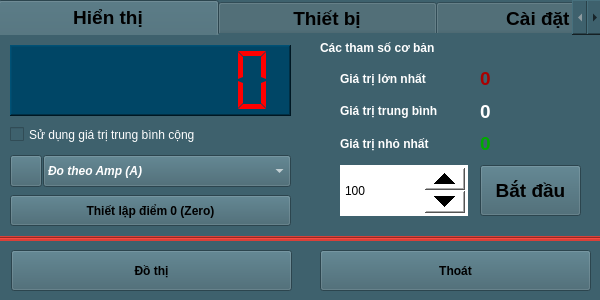
<?xml version="1.0" encoding="UTF-8"?>
<ui version="4.0">
 <class>Sensor_SEN0151</class>
 <widget class="QWidget" name="Sensor_SEN0151">
  <property name="geometry">
   <rect>
    <x>0</x>
    <y>0</y>
    <width>600</width>
    <height>300</height>
   </rect>
  </property>
  <property name="windowTitle">
   <string>Form</string>
  </property>
  <property name="windowIcon">
   <iconset resource="../image.qrc">
    <normaloff>:/image/CUR0151_Icon.jpg</normaloff>:/image/CUR0151_Icon.jpg</iconset>
  </property>
  <property name="styleSheet">
   <string notr="true">background-color: rgb(62, 97, 109);</string>
  </property>
  <widget class="QTabWidget" name="tabWidget">
   <property name="geometry">
    <rect>
     <x>-2</x>
     <y>0</y>
     <width>605</width>
     <height>238</height>
    </rect>
   </property>
   <property name="font">
    <font>
     <pointsize>14</pointsize>
     <weight>75</weight>
     <bold>true</bold>
    </font>
   </property>
   <property name="styleSheet">
    <string notr="true">background-color: rgb(62, 97, 109);</string>
   </property>
   <property name="currentIndex">
    <number>0</number>
   </property>
   <property name="elideMode">
    <enum>Qt::ElideNone</enum>
   </property>
   <widget class="QWidget" name="tab_Infor_4">
    <attribute name="title">
     <string>            Hiển thị            </string>
    </attribute>
    <widget class="QLCDNumber" name="lcdNumber_Value">
     <property name="geometry">
      <rect>
       <x>10</x>
       <y>10</y>
       <width>281</width>
       <height>71</height>
      </rect>
     </property>
     <property name="styleSheet">
      <string notr="true">background-color: rgb(0, 70, 102);
color: rgb(255, 0, 0);</string>
     </property>
     <property name="frameShape">
      <enum>QFrame::WinPanel</enum>
     </property>
     <property name="lineWidth">
      <number>1</number>
     </property>
     <property name="smallDecimalPoint">
      <bool>false</bool>
     </property>
     <property name="digitCount">
      <number>7</number>
     </property>
     <property name="segmentStyle">
      <enum>QLCDNumber::Flat</enum>
     </property>
     <property name="value" stdset="0">
      <double>0.000000000000000</double>
     </property>
     <property name="intValue" stdset="0">
      <number>0</number>
     </property>
    </widget>
    <widget class="QPushButton" name="pushButton_3">
     <property name="geometry">
      <rect>
       <x>10</x>
       <y>120</y>
       <width>32</width>
       <height>32</height>
      </rect>
     </property>
     <property name="styleSheet">
      <string notr="true"/>
     </property>
     <property name="text">
      <string/>
     </property>
     <property name="icon">
      <iconset resource="../image.qrc">
       <normaloff>:/image/CUR0151_Icon.jpg</normaloff>:/image/CUR0151_Icon.jpg</iconset>
     </property>
     <property name="iconSize">
      <size>
       <width>32</width>
       <height>32</height>
      </size>
     </property>
    </widget>
    <widget class="QComboBox" name="comboBox_Temp_Unit">
     <property name="geometry">
      <rect>
       <x>43</x>
       <y>120</y>
       <width>248</width>
       <height>32</height>
      </rect>
     </property>
     <property name="font">
      <font>
       <weight>75</weight>
       <italic>true</italic>
       <bold>true</bold>
      </font>
     </property>
     <property name="layoutDirection">
      <enum>Qt::LeftToRight</enum>
     </property>
     <property name="styleSheet">
      <string notr="true">background-color: rgb(62, 97, 109);
color: rgb(255, 255, 255);</string>
     </property>
     <property name="editable">
      <bool>false</bool>
     </property>
     <item>
      <property name="text">
       <string>Đo theo Amp (A)</string>
      </property>
     </item>
     <item>
      <property name="text">
       <string>Đo theo milliAmp (mA)</string>
      </property>
     </item>
    </widget>
    <widget class="QSpinBox" name="spinBox_setSample">
     <property name="geometry">
      <rect>
       <x>340</x>
       <y>130</y>
       <width>128</width>
       <height>51</height>
      </rect>
     </property>
     <property name="styleSheet">
      <string notr="true">QSpinBox
{
background-color: rgb(255, 255, 255);
color: rgb(0, 0, 0);
}
QSpinBox::up-button
{
    min-width:40px;
    min-height: 20px;
}
QSpinBox::down-button
{
    min-width: 40px;
    min-height: 20px;
}
</string>
     </property>
     <property name="minimum">
      <number>10</number>
     </property>
     <property name="maximum">
      <number>9999999</number>
     </property>
     <property name="value">
      <number>100</number>
     </property>
    </widget>
    <widget class="QPushButton" name="pushButton_getSamples">
     <property name="geometry">
      <rect>
       <x>480</x>
       <y>130</y>
       <width>101</width>
       <height>51</height>
      </rect>
     </property>
     <property name="font">
      <font>
       <pointsize>14</pointsize>
       <weight>75</weight>
       <bold>true</bold>
      </font>
     </property>
     <property name="styleSheet">
      <string notr="true"/>
     </property>
     <property name="text">
      <string>Bắt đầu</string>
     </property>
    </widget>
    <widget class="QLabel" name="label_sampleInfo">
     <property name="geometry">
      <rect>
       <x>320</x>
       <y>0</y>
       <width>261</width>
       <height>26</height>
      </rect>
     </property>
     <property name="font">
      <font>
       <weight>75</weight>
       <bold>true</bold>
      </font>
     </property>
     <property name="styleSheet">
      <string notr="true">color: rgb(255, 255, 255);</string>
     </property>
     <property name="text">
      <string>Các tham số cơ bản</string>
     </property>
    </widget>
    <widget class="QWidget" name="verticalLayoutWidget_16">
     <property name="geometry">
      <rect>
       <x>340</x>
       <y>30</y>
       <width>128</width>
       <height>92</height>
      </rect>
     </property>
     <layout class="QVBoxLayout" name="verticalLayout_16">
      <item>
       <widget class="QLabel" name="label_22">
        <property name="font">
         <font>
          <weight>75</weight>
          <bold>true</bold>
         </font>
        </property>
        <property name="styleSheet">
         <string notr="true">color: rgb(255, 255, 255);</string>
        </property>
        <property name="text">
         <string>Giá trị lớn nhất</string>
        </property>
       </widget>
      </item>
      <item>
       <widget class="QLabel" name="label_29">
        <property name="font">
         <font>
          <weight>75</weight>
          <bold>true</bold>
         </font>
        </property>
        <property name="styleSheet">
         <string notr="true">color: rgb(255, 255, 255);</string>
        </property>
        <property name="text">
         <string>Giá trị trung bình</string>
        </property>
       </widget>
      </item>
      <item>
       <widget class="QLabel" name="label_30">
        <property name="font">
         <font>
          <weight>75</weight>
          <bold>true</bold>
         </font>
        </property>
        <property name="styleSheet">
         <string notr="true">color: rgb(255, 255, 255);</string>
        </property>
        <property name="text">
         <string>Giá trị nhỏ nhất</string>
        </property>
       </widget>
      </item>
     </layout>
    </widget>
    <widget class="QWidget" name="verticalLayoutWidget_17">
     <property name="geometry">
      <rect>
       <x>480</x>
       <y>30</y>
       <width>101</width>
       <height>92</height>
      </rect>
     </property>
     <layout class="QVBoxLayout" name="verticalLayout_17">
      <item>
       <widget class="QLabel" name="label_ValueMax">
        <property name="font">
         <font>
          <pointsize>14</pointsize>
          <weight>75</weight>
          <bold>true</bold>
         </font>
        </property>
        <property name="styleSheet">
         <string notr="true">color: rgb(170, 0, 0);</string>
        </property>
        <property name="text">
         <string>0</string>
        </property>
       </widget>
      </item>
      <item>
       <widget class="QLabel" name="label_ValueAvg">
        <property name="font">
         <font>
          <pointsize>14</pointsize>
          <weight>75</weight>
          <bold>true</bold>
         </font>
        </property>
        <property name="styleSheet">
         <string notr="true">color: rgb(255, 255, 255);</string>
        </property>
        <property name="text">
         <string>0</string>
        </property>
       </widget>
      </item>
      <item>
       <widget class="QLabel" name="label_ValueMin">
        <property name="font">
         <font>
          <pointsize>14</pointsize>
          <weight>75</weight>
          <bold>true</bold>
         </font>
        </property>
        <property name="styleSheet">
         <string notr="true">color: rgb(0, 170, 0);</string>
        </property>
        <property name="text">
         <string>0</string>
        </property>
       </widget>
      </item>
     </layout>
    </widget>
    <widget class="QCheckBox" name="checkBox_setMathAvg">
     <property name="geometry">
      <rect>
       <x>10</x>
       <y>86</y>
       <width>281</width>
       <height>27</height>
      </rect>
     </property>
     <property name="styleSheet">
      <string notr="true">color: rgb(255, 255, 255);</string>
     </property>
     <property name="text">
      <string>Sử dụng giá trị trung bình cộng</string>
     </property>
    </widget>
    <widget class="QPushButton" name="pushButton_SetZero">
     <property name="geometry">
      <rect>
       <x>10</x>
       <y>160</y>
       <width>281</width>
       <height>31</height>
      </rect>
     </property>
     <property name="font">
      <font>
       <weight>75</weight>
       <bold>true</bold>
      </font>
     </property>
     <property name="text">
      <string>Thiết lập điểm 0 (Zero)</string>
     </property>
    </widget>
   </widget>
   <widget class="QWidget" name="tab_8">
    <attribute name="title">
     <string>            Thiết bị            </string>
    </attribute>
    <widget class="QWidget" name="verticalLayoutWidget_18">
     <property name="geometry">
      <rect>
       <x>150</x>
       <y>10</y>
       <width>291</width>
       <height>101</height>
      </rect>
     </property>
     <layout class="QVBoxLayout" name="verticalLayout_18">
      <item>
       <widget class="QLabel" name="label_Name">
        <property name="styleSheet">
         <string notr="true">color: rgb(255, 255, 255);</string>
        </property>
        <property name="text">
         <string/>
        </property>
       </widget>
      </item>
      <item>
       <widget class="QLabel" name="label_Address">
        <property name="styleSheet">
         <string notr="true">color: rgb(255, 255, 255);</string>
        </property>
        <property name="text">
         <string/>
        </property>
       </widget>
      </item>
      <item>
       <widget class="QLabel" name="label_SerialNumber">
        <property name="styleSheet">
         <string notr="true">color: rgb(255, 255, 255);</string>
        </property>
        <property name="text">
         <string/>
        </property>
       </widget>
      </item>
     </layout>
    </widget>
    <widget class="QWidget" name="verticalLayoutWidget_19">
     <property name="geometry">
      <rect>
       <x>10</x>
       <y>10</y>
       <width>111</width>
       <height>131</height>
      </rect>
     </property>
     <layout class="QVBoxLayout" name="verticalLayout_19">
      <item>
       <widget class="QLabel" name="label_31">
        <property name="styleSheet">
         <string notr="true">color: rgb(255, 255, 255);</string>
        </property>
        <property name="text">
         <string>Tên thiết bị:</string>
        </property>
       </widget>
      </item>
      <item>
       <widget class="QLabel" name="label_32">
        <property name="styleSheet">
         <string notr="true">color: rgb(255, 255, 255);</string>
        </property>
        <property name="text">
         <string>Địa chỉ:</string>
        </property>
       </widget>
      </item>
      <item>
       <widget class="QLabel" name="label_33">
        <property name="styleSheet">
         <string notr="true">color: rgb(255, 255, 255);</string>
        </property>
        <property name="text">
         <string>Mã sê-ri:</string>
        </property>
       </widget>
      </item>
      <item>
       <widget class="QLabel" name="label_34">
        <property name="styleSheet">
         <string notr="true">color: rgb(255, 255, 255);</string>
        </property>
        <property name="text">
         <string>Mô tả:</string>
        </property>
       </widget>
      </item>
     </layout>
    </widget>
    <widget class="QWidget" name="verticalLayoutWidget_20">
     <property name="geometry">
      <rect>
       <x>150</x>
       <y>110</y>
       <width>291</width>
       <height>61</height>
      </rect>
     </property>
     <layout class="QVBoxLayout" name="verticalLayout_20">
      <item>
       <widget class="QLabel" name="label_Description">
        <property name="styleSheet">
         <string notr="true">color: rgb(255, 255, 255);</string>
        </property>
        <property name="text">
         <string/>
        </property>
        <property name="alignment">
         <set>Qt::AlignLeading|Qt::AlignLeft|Qt::AlignTop</set>
        </property>
       </widget>
      </item>
     </layout>
    </widget>
   </widget>
   <widget class="QWidget" name="tab_9">
    <attribute name="title">
     <string>           Cài đặt            </string>
    </attribute>
    <widget class="QLabel" name="label_35">
     <property name="geometry">
      <rect>
       <x>277</x>
       <y>40</y>
       <width>41</width>
       <height>22</height>
      </rect>
     </property>
     <property name="styleSheet">
      <string notr="true">color: rgb(255, 255, 255);</string>
     </property>
     <property name="text">
      <string>(ms)</string>
     </property>
    </widget>
    <widget class="QLabel" name="label_36">
     <property name="geometry">
      <rect>
       <x>20</x>
       <y>40</y>
       <width>141</width>
       <height>22</height>
      </rect>
     </property>
     <property name="styleSheet">
      <string notr="true">color: rgb(255, 255, 255);</string>
     </property>
     <property name="text">
      <string>Thời gian lấy mẫu :</string>
     </property>
    </widget>
    <widget class="QPushButton" name="pushButton_SetSampleTime">
     <property name="geometry">
      <rect>
       <x>320</x>
       <y>20</y>
       <width>161</width>
       <height>61</height>
      </rect>
     </property>
     <property name="font">
      <font>
       <pointsize>14</pointsize>
       <weight>75</weight>
       <bold>true</bold>
      </font>
     </property>
     <property name="text">
      <string>Cài đặt</string>
     </property>
    </widget>
    <widget class="QSpinBox" name="spinBox_SampleTime">
     <property name="geometry">
      <rect>
       <x>160</x>
       <y>10</y>
       <width>111</width>
       <height>81</height>
      </rect>
     </property>
     <property name="styleSheet">
      <string notr="true">QSpinBox
{
background-color: rgb(255, 255, 255);
color: rgb(0, 0, 0);
}
QSpinBox::up-button
{
    min-width:40px;
    min-height: 20px;
}
QSpinBox::down-button
{
    min-width: 40px;
    min-height: 20px;
}
</string>
     </property>
     <property name="minimum">
      <number>10</number>
     </property>
     <property name="maximum">
      <number>9999999</number>
     </property>
     <property name="value">
      <number>100</number>
     </property>
    </widget>
    <widget class="Line" name="line_4">
     <property name="geometry">
      <rect>
       <x>20</x>
       <y>100</y>
       <width>541</width>
       <height>16</height>
      </rect>
     </property>
     <property name="orientation">
      <enum>Qt::Horizontal</enum>
     </property>
    </widget>
    <widget class="QPushButton" name="pushButton_Calib">
     <property name="geometry">
      <rect>
       <x>320</x>
       <y>120</y>
       <width>161</width>
       <height>61</height>
      </rect>
     </property>
     <property name="font">
      <font>
       <weight>75</weight>
       <bold>true</bold>
      </font>
     </property>
     <property name="text">
      <string>Hiệu chuẩn</string>
     </property>
    </widget>
    <widget class="QLabel" name="label_37">
     <property name="geometry">
      <rect>
       <x>20</x>
       <y>139</y>
       <width>231</width>
       <height>22</height>
      </rect>
     </property>
     <property name="styleSheet">
      <string notr="true">color: rgb(255, 255, 255);</string>
     </property>
     <property name="text">
      <string>Hiệu chuẩn thiết bị :</string>
     </property>
    </widget>
    <widget class="QLabel" name="label_calibInfo">
     <property name="geometry">
      <rect>
       <x>40</x>
       <y>160</y>
       <width>271</width>
       <height>22</height>
      </rect>
     </property>
     <property name="font">
      <font>
       <italic>true</italic>
      </font>
     </property>
     <property name="styleSheet">
      <string notr="true">color: rgb(255, 255, 127);</string>
     </property>
     <property name="text">
      <string>(chưa hiệu chuẩn)</string>
     </property>
    </widget>
   </widget>
  </widget>
  <widget class="Line" name="line">
   <property name="geometry">
    <rect>
     <x>-2</x>
     <y>236</y>
     <width>605</width>
     <height>5</height>
    </rect>
   </property>
   <property name="styleSheet">
    <string notr="true">background-color: rgb(219, 64, 56);</string>
   </property>
   <property name="frameShadow">
    <enum>QFrame::Sunken</enum>
   </property>
   <property name="orientation">
    <enum>Qt::Horizontal</enum>
   </property>
  </widget>
  <widget class="QPushButton" name="pushButton_Exit">
   <property name="geometry">
    <rect>
     <x>320</x>
     <y>250</y>
     <width>271</width>
     <height>41</height>
    </rect>
   </property>
   <property name="font">
    <font>
     <weight>75</weight>
     <bold>true</bold>
    </font>
   </property>
   <property name="text">
    <string>Thoát</string>
   </property>
  </widget>
  <widget class="QPushButton" name="pushButton_ChartZoom">
   <property name="geometry">
    <rect>
     <x>11</x>
     <y>250</y>
     <width>281</width>
     <height>41</height>
    </rect>
   </property>
   <property name="font">
    <font>
     <weight>75</weight>
     <bold>true</bold>
    </font>
   </property>
   <property name="text">
    <string>Đồ thị</string>
   </property>
  </widget>
 </widget>
 <resources>
  <include location="../image.qrc"/>
 </resources>
 <connections/>
</ui>
